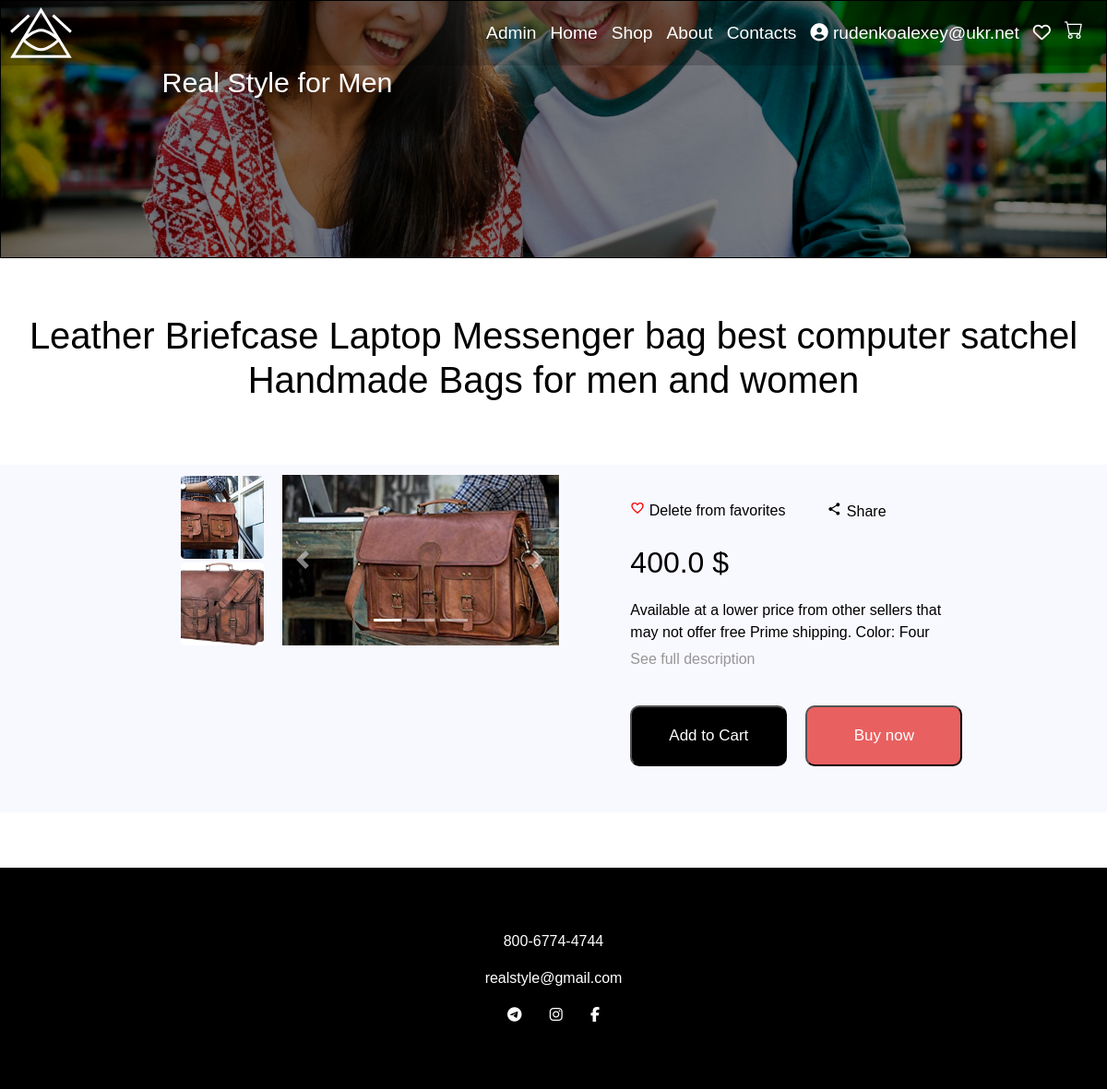
Screenshot of /2 (signed in) with the database file from the repository.
### models.py (models this page shows, shortened)
class User(UserMixin, db.Model):
    id = db.Column(db.Integer, primary_key=True)
    email = db.Column(db.String(64), unique=False, index=True)
    username = db.Column(db.String(64), unique=True, index=True)
    password_hash = db.Column(db.String(128))
    confirmed = db.Column(db.Boolean, default=False)
    is_admin = db.Column(db.Boolean, default=False)
    @property
    def password(self):
        raise AttributeError('password is not a readable attribute')

class Product(db.Model):
    id = db.Column(db.Integer, primary_key=True)
    title = db.Column(db.String(100), nullable=False)
    description = db.Column(db.String(2000), nullable=False)
    item_image1 = db.Column(db.String(255), nullable=False)
    item_image2 = db.Column(db.String(255), nullable=False)
    item_image3 = db.Column(db.String(255), nullable=False)
    price = db.Column(db.Float, nullable=False)
    in_stock = db.Column(db.String(100), default=True) # Boolean
    category_id = db.Column(db.Integer, db.ForeignKey('category.id'), nullable=False)#, primary_key=True)

### views.py (the view)
@app.route("/<int:product_id>")
def product_detail(product_id):
    product = Product.query.filter_by(id=product_id).first()
    if not current_user.is_authenticated:
        favorite_items = session.get('favorite')
        favorites_id_list = [int(product_id) for product_id in favorite_items]
        return render_template("/product_detail.html", product=product, favorites_id_list=favorites_id_list)
    if current_user.is_authenticated:
        favorite_list = get_favorite_list()
        favorite_list = [fav.id for fav in favorite_list]
        return render_template("/product_detail.html", product=product, favorite_list=favorite_list)
    return render_template("/product_detail.html", product=product)

### auth/auth.py (called while the page is built)
@auth.before_app_request
def before_request():
    if current_user.is_authenticated and not current_user.confirmed and request.endpoint[:5] != 'auth.':
        return redirect(url_for('auth.unconfirmed'))

### models.py (called while the page is built)
@login_manager.user_loader
def load_user(user_id):
    return User.query.get(int(user_id))

### views.py (called while the page is built)
def get_favorite_list():
    favorites = Favorite.query.filter_by(user_id=current_user.id).all()
    favorite_list = []
    for favorite in favorites:
        product = Product.query.filter_by(id=favorite.product_id).first()
        favorite_list.append(product)
    print(favorite_list)
    return favorite_list

### templates/product_detail.html (shortened to what this page needs)
{% extends 'base.html' %}
{% block style %}
	<link rel="stylesheet" href="https://cdn.jsdelivr.net/npm/bootstrap@4.0.0/dist/css/bootstrap.min.css">
	<link rel="stylesheet" type="text/css" href="{{ url_for('static', filename='css/styleShop.css' ) }}">
	<link rel="stylesheet" type="text/css" href="{{ url_for('static', filename='css/ProductDetailStyle.css' ) }}">
	<link rel="stylesheet" type="text/css" href="{{ url_for('static', filename='css/styleGeneral.css') }}">
	<link href='https://unpkg.com/boxicons@2.1.4/css/boxicons.min.css' rel='stylesheet'>
{% endblock %}
{% block content %}
		<section class="clothes">
			<h1>{{ product.title }}</h1>
		</section>
		<div class="product_detail">
			<div class="gallery">
				<div class="small_images">
					<img src="{{ product.item_image1 }}" alt="a.jpeg">
					<img src="{{ product.item_image3 }}">
				</div>
				<div class="main_image">
					<div id="carouselExampleIndicators" class="carousel slide" data-ride="carousel">
						 <ol class="carousel-indicators">
						   <li data-target="#carouselExampleIndicators" data-slide-to="0" class="active"></li>
						   <li data-target="#carouselExampleIndicators" data-slide-to="1"></li>
						   <li data-target="#carouselExampleIndicators" data-slide-to="2"></li>
						 </ol>
						 <div class="carousel-inner">
						   <div class="carousel-item active">
						     <img class="d-block w-100" src="{{ product.item_image2 }}" alt="First slide">
						   </div>
						</div>
						<a class="carousel-control-prev" href="#carouselExampleIndicators" role="button" data-slide="prev">
						   <span class="carousel-control-prev-icon" aria-hidden="true"></span>
					  	</a>
					  	<a class="carousel-control-next" href="#carouselExampleIndicators" role="button" data-slide="next">
					    	<span class="carousel-control-next-icon" aria-hidden="true"></span>
					  	</a>
					</div>
				</div>
			</div>
			<div class="product_description">
				<div class="favorite_and_share">
					<div id="myButton" class="favorite" onclick="ChangeFavoriteCheck({{ product.id }})">
					{% if current_user.is_authenticated %}
						{% if product.id in favorite_list %}
							<a href="{{ url_for('delete_from_favorites', product_id=product.id) }}">
						<span id="favorite_span">Delete from favorites</span></a>
					{% endif %}
					{% endif %}
					</div>
					<div class="share">
						<button id="openModal">
			 				<span class="label___lAE07">Share</span>
						</button>
					</div>
				</div>
				<div class="product_price">
					<p>{{ product.price }} $</p>
				</div>
				<div class="holder">
					<div class="limited">
						<p>{{ product.description }}</p>
					</div>
					<label for="read_more_checker" class="read_more_button"></label>
				</div>
				<div class="btns_div">
					<form action="{{ url_for('add_to_cart', product_id=product.id) }}" method="get">
				 		<button class="add_btn" type="submit">Add to Cart</button>
					</form>
			 		<form action="{{ url_for('buy_now', price=product.price) }}" method="get">
						<button class="buy_btn" type="submit">Buy now</button>
					</form>
				</div>
			</div>
		</div>
{% endblock %}

### templates/base.html (shortened to what this page needs)
<!DOCTYPE html>
<html>
<head>
  <link rel="stylesheet" href="https://cdnjs.cloudflare.com/ajax/libs/animate.css/4.1.1/animate.min.css"/>
  <link rel="stylesheet" href="https://cdnjs.cloudflare.com/ajax/libs/animate.css/4.1.1/animate.min.css"/>
  <link rel="stylesheet" type="text/css" href="https://maxcdn.bootstrapcdn.com/font-awesome/4.7.0/css/font-awesome.min.css">
  <link rel="stylesheet" type="text/css" href="{{ url_for('static', filename='css/styleGeneral.css') }}">
    {% block style %}{% endblock %}
</head>
<body>
	<div class="main_grid">
            <header id="headerElem">
                <nav class="grid_menu">
                    <img src="{{ url_for('static', filename='logo.svg') }}" alt="logo">
                    <div id="MainMenu" class="menu">
                        {% if current_user.is_admin %}
                            <a href="{{ url_for('admin.admin_page') }}">Admin</a>
                        {% endif %}
                        <a href="{{ url_for('home') }}">Home</a>
                        <a href="{{ url_for('shop') }}">Shop</a>
                        <a href="{{ url_for('about') }}">About</a>
                        <a href="{{ url_for('contacts') }}">Contacts</a>
                        {% if current_user.is_authenticated %}
                        <a href="{{ url_for('my_account', user_id=current_user.id) }}">
                            <i class='fas fa-user-circle logining'></i> {{ current_user.username }}
                        </a>
                        {% else %}
                        <a href="{{ url_for('auth.login') }}">
                            <i class='fas fa-user-circle'></i>
                        </a>
                        {% endif %}
                        <a href="{{ url_for('favorite') }}">
                            <i class="fa-sharp fa-regular fa-heart"></i>
                        </a>
                        <a href="{{ url_for('cart') }}">
                        </a>
                    </div>
                </nav>
                <div class="banner" id="header">
                    <h1>Real Style for Men</h1>
                </div>
            </header>
        {% block content %}{% endblock %}
        {% block footer %}
         <footer>
            <p>800-6774-4744</p>
            <p>realstyle@gmail.com</p>
            <div class="social">
                <a href="#"><i class="fa fa-telegram"></i></a>
                <a href="https://www.instagram.com/real_style_4_men/"><i class="fa fa-instagram"></i></a>
                <a href="#"><i class="fa fa-facebook"></i></a>
            </div>
        </footer>
        {% endblock %}
    </div>
</body>
</html>

### static/css/styleGeneral.css (style rules this page uses)
body { font-size: 1em; font-family: sans-serif; margin: 0; }
header { height: 50vh; border: 1px solid black; box-shadow: inset 0 0 0 1000px rgba(0, 0, 0, 0.5); background-size: cover; background-repeat: no-repeat; color: white; grid-column: 1 / -1; transition: 0.2s; }
.main_grid { display: grid; grid-template-columns: 1fr repeat(2, minmax(auto, 25em)) 1fr; grid-auto-rows: auto; }
.grid_menu { height: 70px; display: flex; flex-direction: row; justify-content: space-between; align-items: center; padding: 20px 10px; box-shadow: 0 2px 4px rgba(0, 0, 0, 0.3); box-shadow: inset 0 0 0 1000px rgba(0, 0, 0, 0.2); position: sticky; top: 0; }
.grid_menu img { height: 7vh; }
.menu { display: flex; flex-direction: row; flex-wrap: wrap; }
.menu a { text-decoration: none; color: white; font-size: 1.2em; margin-right: 15px; }
#MainMenu { float: right; }
.banner { width: 50%; flex-grow: 1; display: flex; flex-direction: column; justify-content: center; align-items: center; }
.banner h1 { font-size: 1.9em; }
.clothes { grid-column: 1 / -1; text-align: center; align-items: center; padding-top: 60px; padding-bottom: 60px; }
footer { grid-column: 1 / -1; height: 30vh; background: black; display: flex; flex-direction: column; justify-content: center; align-items: center; color: white; }
footer .social { width: 130px; display: flex; flex-direction: row; justify-content: space-around; }
footer i { color: white; }
@media (max-width: 1200px) { header { height: 35vh; } }

### static/css/styleShop.css (style rules this page uses)
header { background-image: url(../images_for_css/bg/shop_header_back.jpg); }
@media (max-width: 1200px) { header { height: 35vh; } }
@media (max-width: 1200px) { .clothes { padding-top: 10px; padding-bottom: 10px; } }
@media (max-width: 1200px) { footer { height: 20vh; } }

### static/css/ProductDetailStyle.css (style rules this page uses)
.clothes { color: black; }
.product_detail { grid-column: 1 / -1; background: ghostwhite; color: black; margin-bottom: 5%; display: grid; }
.product_detail .gallery { display: flex; grid-column: 2 / 2; justify-content: center; }
.product_detail .small_images { display: flex; flex-direction: column; margin: 2%; }
.product_detail .small_images img { border-radius: 5%; width: 90px; height: 90px; margin: 2%; object-fit: cover; }
.product_detail .main_image { margin: 2%; object-fit: cover; width: 300px; }
.product_detail .product_price { font-size: 32px; }
.product_description { grid-column: 3 / 3; padding: 20px; display: flex; flex-direction: column; width: 400px; }
.product_description .btns_div { display: flex; justify-content: space-between; width: 360px; }
.product_description .btns_div form button { width: 170px; border-radius: 10px; font-size: 17px; margin: 30px 0px; padding: 18px 4px; }
.add_btn { background: black; color: white; }
.buy_btn { margin-left: 20px; background: #E96060; color: white; }
.favorite_and_share { display: flex; margin: 5% 0; }
.share { margin-left: 20px; }
.favorite a { color: black; text-decoration: none; }
.limited { max-height: 53px; overflow: hidden; position: relative; }
.read_more_button { color: #979797; cursor: pointer; }
.read_more_checker ~ .read_more_button:after { content: "See full description"; }
#openModal { background: none; border: none; }

### rows the page displays
User: username "rudenkoalexey@ukr.net"
Product: title "Leather Briefcase Laptop Messenger bag best computer satchel Handmade Bags for men and women", item_image1 (picture), item_image3 (picture), item_image2 (picture), price "400.0", description "Available at a lower price from other sellers that may not offer free Prime shipping. Color: Four…"
